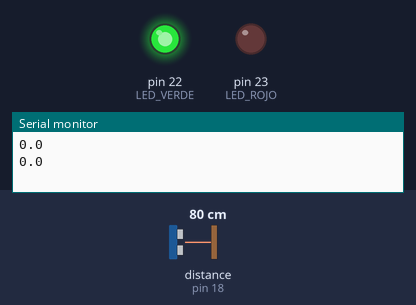
Bench run of a sketch on a simulated Arduino Mega 2560, built with avr-gcc and run on an emulated ATmega2560. Parts: output pins drawn as LEDs (lit = HIGH), the last lines printed to the serial monitor. Wiring (inferred from the names in the program): ultrasonic range finder: trigger pin 5; echo pin 18. The inputs (shaded band) are chosen by the test bench; at power-on: distance to the obstacle (sensor on pin 18) 80 cm. The echo pulse lasts 58.3 µs per cm; pins used as bus, display or sensor lines are not drawn.

Above: at 2.2 s.
2.3 s: distance to the obstacle (sensor on pin 18) set to 71 cm
At 3.4 s:
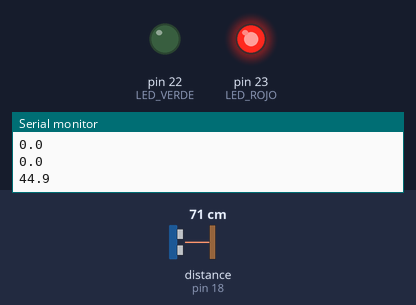
4.5 s: distance to the obstacle (sensor on pin 18) set to 120 cm
At 5.4 s:
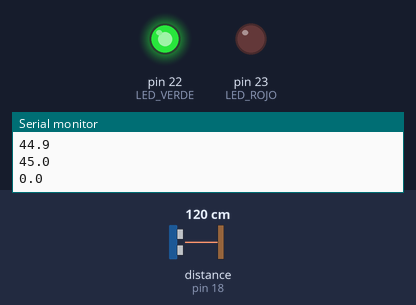
6.5 s: distance to the obstacle (sensor on pin 18) set to 2 cm
At 8.4 s:
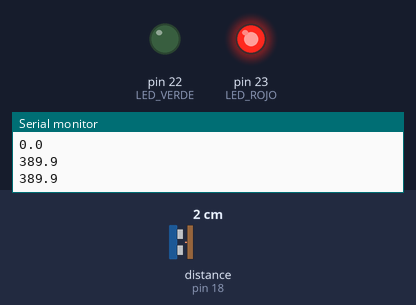
Timing chart, 0 to 9.9 s (numbered marks = the images above; inputs shaded):
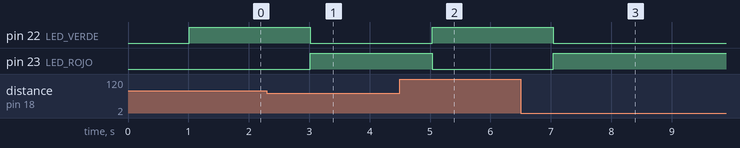

The sketch:

poste_tina.ino
```cpp
// Proyecto: AquaRoute GYE - Poste Inteligente con Semáforo Vial
const int TRIG_PIN = 5;   // Pin D5 para Trigger del HC-SR04
const int ECHO_PIN = 18;  // Pin D18 para Echo del HC-SR04

// Pines para los LEDs en D22 y D23
const int LED_VERDE = 22; // Pin D22: Carril habilitado (Paso libre)
const int LED_ROJO = 23;  // Pin D23: Carril bloqueado por inundación

float alturaTinaVaciaCm = 0.0;
const float ESCALA = 5.0; // 1 cm que sube en tu tina = 5 cm en la calle real

float medirDistancia() {
  digitalWrite(TRIG_PIN, LOW);
  delayMicroseconds(2);
  digitalWrite(TRIG_PIN, HIGH);
  delayMicroseconds(10);
  digitalWrite(TRIG_PIN, LOW);
  long duracion = pulseIn(ECHO_PIN, HIGH, 30000);
  if (duracion == 0) return alturaTinaVaciaCm;
  return (duracion * 0.0343) / 2.0;
}

void setup() {
  Serial.begin(115200);
  pinMode(TRIG_PIN, OUTPUT);
  pinMode(ECHO_PIN, INPUT);

  pinMode(LED_VERDE, OUTPUT);
  pinMode(LED_ROJO, OUTPUT);

  delay(1000);
  alturaTinaVaciaCm = medirDistancia();
}

void loop() {
  float distanciaActual = medirDistancia();
  float aguaSubidaCm = alturaTinaVaciaCm - distanciaActual;
  if (aguaSubidaCm < 0.3) aguaSubidaCm = 0.0;

  float nivelCalleCm = aguaSubidaCm * ESCALA;

  // Lógica del semáforo (Umbral de inundación: 20 cm)
  if (nivelCalleCm < 20.0) {
    digitalWrite(LED_VERDE, HIGH);  // Carril seguro -> LED Verde en D22 encendido
    digitalWrite(LED_ROJO, LOW);    // Carril cerrado -> LED Rojo en D23 apagado
  } else {
    digitalWrite(LED_VERDE, LOW);   // Carril seguro -> LED Verde apagado
    digitalWrite(LED_ROJO, HIGH);   // Carril inundado -> LED Rojo en D23 encendido
  }

  Serial.println(nivelCalleCm, 1);
  delay(1000);
}
```

Measured:
- the behaviour switches between 76 and 75 cm on distance to the obstacle (sensor on pin 18) (found by bisection; images 0 and 1)
- after the input at 2.3 s, pin 22 (LED_VERDE): HIGH → LOW after 0.72 s; pin 23 (LED_ROJO): LOW → HIGH after 0.72 s
- after the input at 4.5 s, pin 22 (LED_VERDE): LOW → HIGH after 0.53 s; pin 23 (LED_ROJO): HIGH → LOW after 0.53 s
- after the input at 6.5 s, pin 22 (LED_VERDE): HIGH → LOW after 0.54 s; pin 23 (LED_ROJO): LOW → HIGH after 0.54 s
